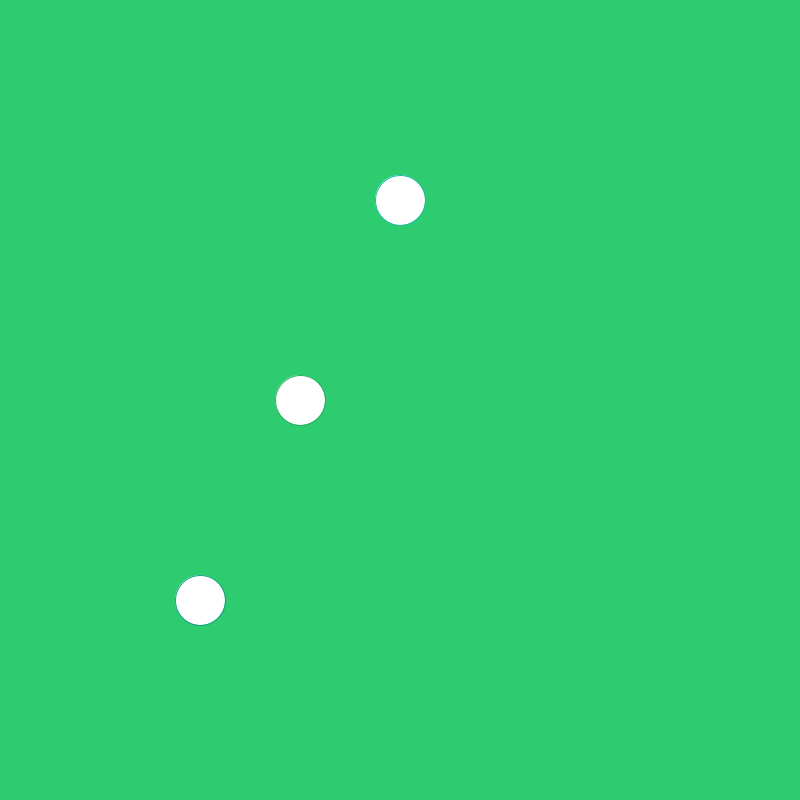
Frame 1 (no input)
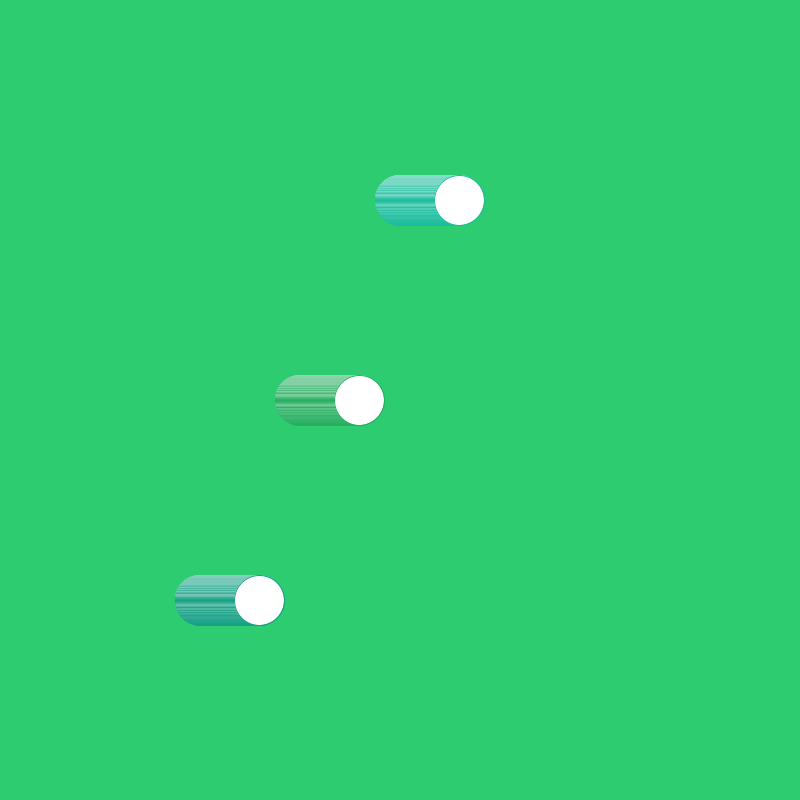
Frame 60 (the mouse pressed at the canvas centre just before this capture)
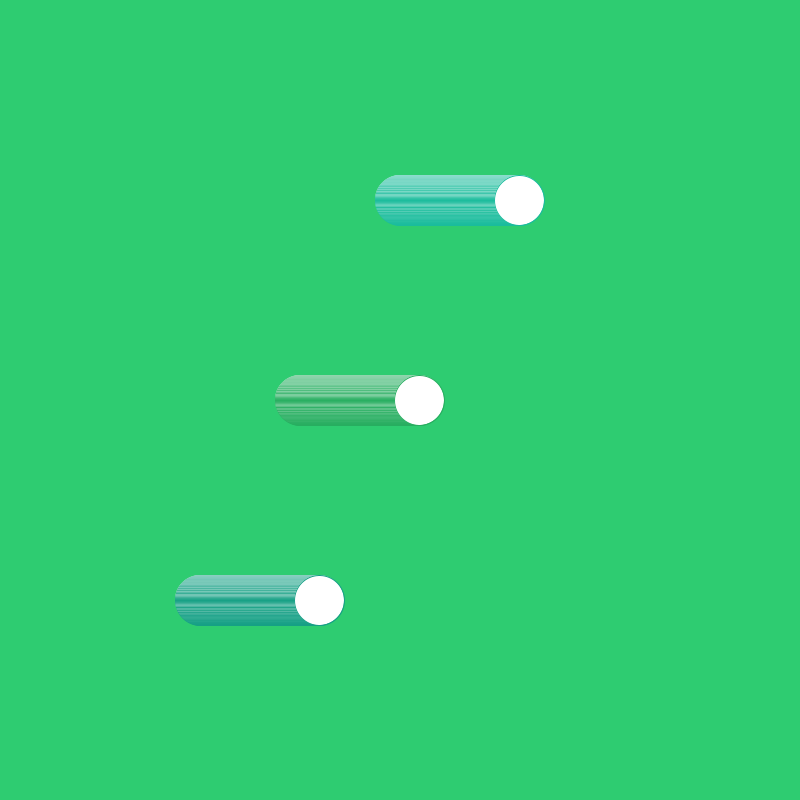
Frame 120 (the mouse held since frame 60 and released just before this capture)

The Processing sketch that drew these frames (run headless with seeded random() and noise(); from frame 60 on, the mouse is pressed at the canvas centre):

// Processing sketch: multiple_variables_and_trails
// ── multiple_variables_and_trails.pde
int x1 = 400; // x-coordinate for ellsipse 1
int x2 = 300; // x-coordinate for ellsipse 2
int x3 = 200; // x-coordinate for ellsipse 3

int grow1 = 1; // grow variable for ellsipse 1
int grow2 = 1; // grow variable for ellsipse 2
int grow3 = 1; // grow variable for ellsipse 3

int size = 50;
void setup() {
  size(800, 800);
  background(46, 204, 113);
  smooth(); // a function for drawing shapes with smooth edges
}

void draw() {
  // draw the shape 1
  stroke(26, 188, 156);
  ellipse(x1, 200, size, size);
  
  // draw the shape 2
  stroke(39, 174, 96);
  ellipse(x2, 400, size, size);
  
  // draw the shape 3
  stroke(22, 160, 133);
  ellipse(x3, 600, size, size);
  
  // do the magic of moving the ellipeses, and adjusting them
  x1 += grow1;
  x2 += grow2;
  x3 += grow3;
  
  if(x1 >= width -25 || x1 <= 25){
    grow1 *= -1;  
  }
  
  if(x2 >= width -25 || x2 <= 25){
    grow2 *= -1;  
  }
  
  if(x3 >= width -25 || x3 <= 25){
    grow3 *= -1;  
  }
}
